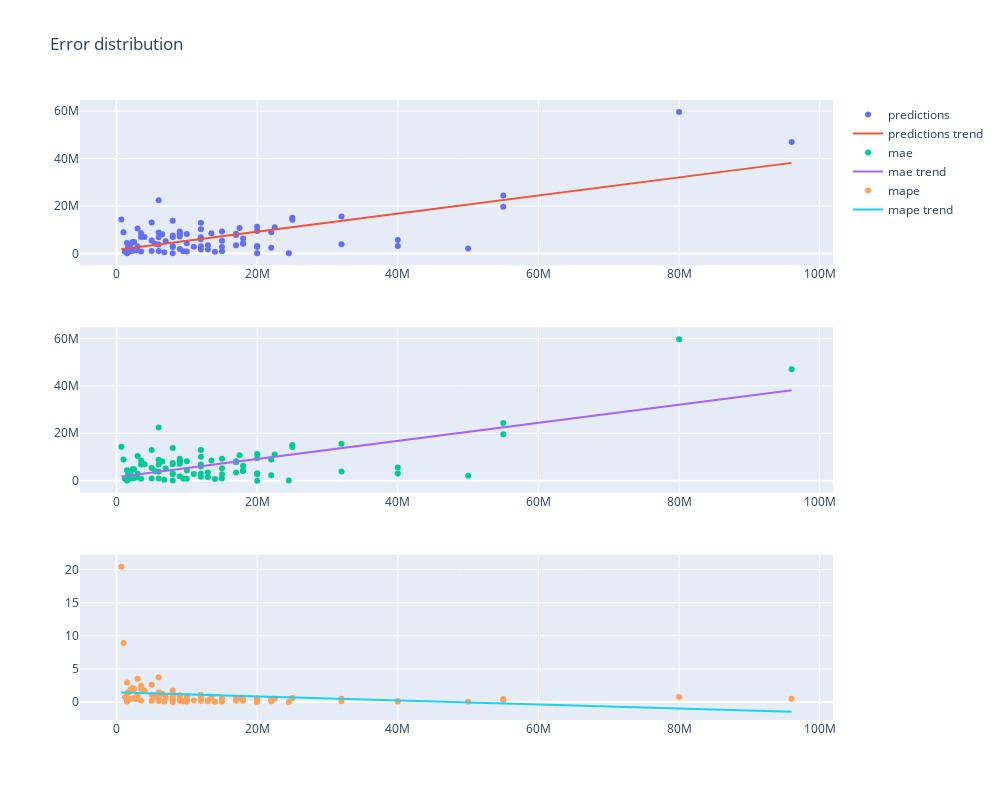

Notebook code for this chart:
### Markdown cell above
# Attackers

### Code cell
pipeline('ATT')
